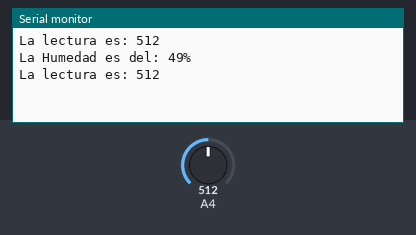
The sketch below on a simulated Arduino Uno, built with avr-gcc and run on an emulated ATmega328P. Shown: the last lines printed to the serial monitor. The inputs (shaded band) are chosen by the test bench; at power-on: A4 = 512.

Above: at 1.8 s.
1.9 s: A4 set to 716
At 2.6 s:
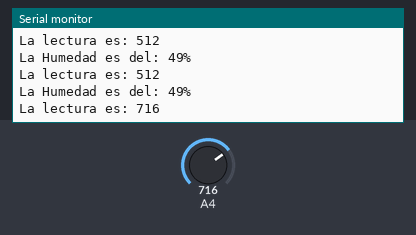
3.4 s: A4 set to 900
At 4.8 s:
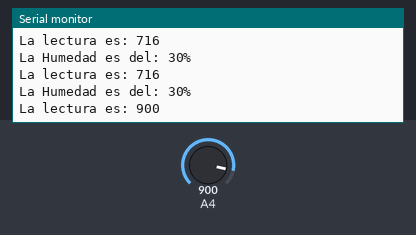
Timing chart, 0 to 6.4 s (numbered marks = the images above; inputs shaded):
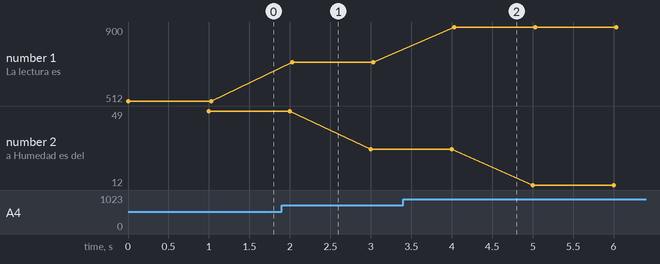

The sketch:

SueloHumedad.ino
```cpp
void setup() {
  // put your setup code here, to run once:
  Serial.begin(9600);
}

void loop() {
  // put your main code here, to run repeatedly:
  int lectura = analogRead(4);

  Serial.print("La lectura es: ");
  Serial.println(lectura);

  // lecturas entre 1000 - 1023
//  if (lectura >= 1000){
//    Serial.println(">> EL SENSOR ESTA DECONECTADO O FUERA DEL SUELO <<");
//  }
//   else if (lectura <1000 && lectura >= 600){
//    Serial.println(">> EL SUELO ESTA SECO <<");
//   }
//   else if (lectura < 600 && lectura >= 370){
//    Serial.println(">> EL SUELO ESTA HUMEDO <<");
//   }
//   else if (lectura < 370){
//    Serial.println(">> EL SENSOR ESTA PRACTICAMENTE EN AGUA <<");
//   }
   delay(1000);

   //Convirtiendo a Porcentaje
   int lecturaPorcentaje = map(lectura, 1023, 0, 0, 100);

   Serial.print("La Humedad es del: ");
   Serial.print(lecturaPorcentaje);
   Serial.println("%");
}
```

Measured:
- after the input at 1.9 s, the serial monitor: prints a new line after 0.13 s (image 1)
- after the input at 3.4 s, the serial monitor: prints a new line after 0.63 s (image 2)
- plotted number 1: 512 → 716 after the input at 1.9 s, 716 → 900 after the input at 3.4 s
- plotted number 2: 49 → 30 after the input at 1.9 s, 30 → 12 after the input at 3.4 s
